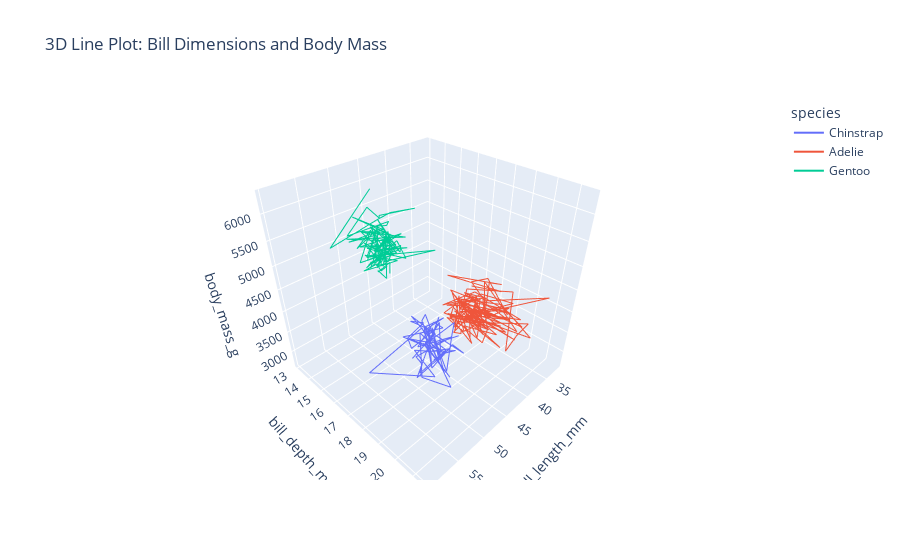

The notebook cell saved with this chart:
### Markdown cell above
### 15. 3d Line Plot
Shows a connected path in 3D space — useful for trends or sequences.

### Code cell
df = sns.load_dataset("penguins").dropna()

fig = px.line_3d(
    df.sort_values(by="body_mass_g"),  # sort helps visualize direction
    x="bill_length_mm",
    y="bill_depth_mm",
    z="body_mass_g",
    color="species",
    title="3D Line Plot: Bill Dimensions and Body Mass"
)
fig.show()
